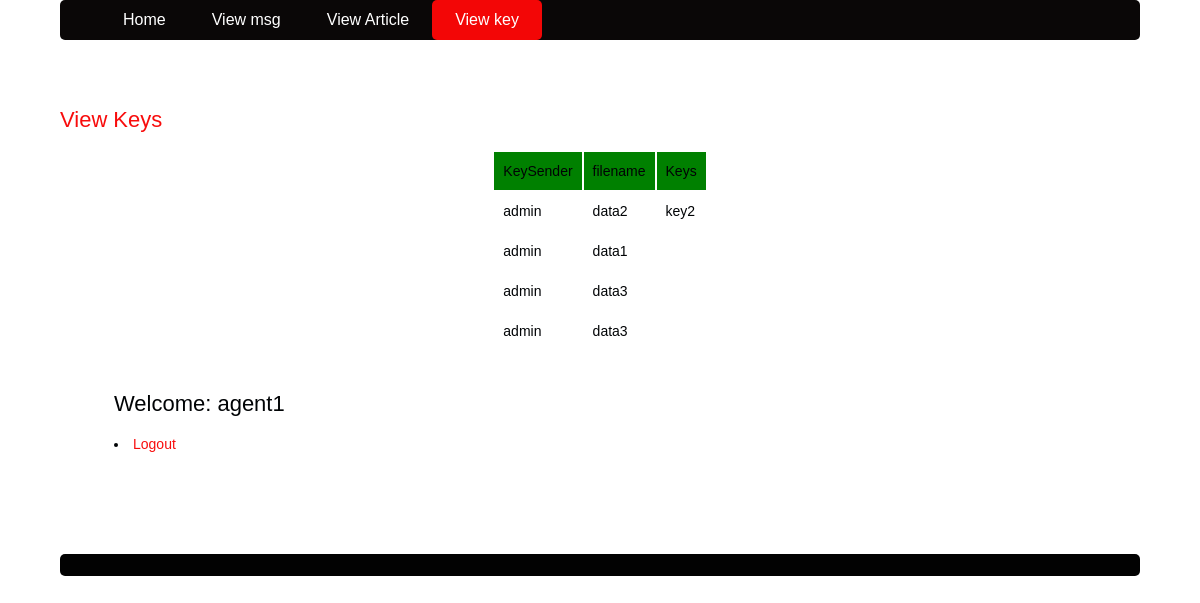
The page /user/viewkey.php (signed in) on the database its author committed.
### tables this page shows
CREATE TABLE `askkey` (
  `id` int(10) NOT NULL,
  `user` varchar(50) NOT NULL,
  `filename` varchar(50) NOT NULL,
  `status` varchar(50) NOT NULL,
  `reciver` varchar(50) NOT NULL,
  `k` varchar(50) NOT NULL
);

### user/viewkey.php (the view, shortened to what this page needs)
<!DOCTYPE html>
<html lang="en">
<head>
	<link rel="stylesheet" href="stylesheet.css" type="text/css" />
</head>
<body class="body">
	<header class="mainHeader">
		<nav>
			<ul>
				<li><a href="user.php">Home</a></li>
				<li><a href="viewmsg.php">View msg</a></li>
				<li><a href="view file.php">View Article</a></li>
				<li class="active"><a href="viewkey.php">View key</a></li>
			</ul>
		</nav>
	</header>
	<div class="mainContent1">
		<div class="content">
			<article class="topcontent1">
				<header>
					<h2><a href="#" rel="bookmark" title="Permalink to this POST TITLE"> View Keys</a></h2>
				</header>
				<table align="center" cellpadding="9" cellspacing="2" width="10">
					<tr bgcolor="green">
						<td>KeySender</td>
						<td>filename</td>
						<td>Keys</td>
					</tr>
					<?PHP
					$con = mysqli_connect("localhost", "root", "");
					if (!$con)
						echo ('Could not connect: ' . mysqli_error($con));
					else {
						mysqli_select_db($con, "dataleakage");
						$qry = "Select * FROM askkey where user='$_SESSION[name]'";
						$result = mysqli_query($con, $qry);
						while ($w1 = mysqli_fetch_array($result)) {
							echo '			<tr bgcolor="white">
	<td>' . $w1["reciver"] . '    </td><td>     ' . $w1["filename"] . '
					</td><td>' . $w1["k"] . '
	</td>
</tr>';
						}
					}
					?>
			</article>
		</div>
		<aside class="top-sidebar">
			<article>
				<h2>Welcome: <?php echo $_SESSION['name'] ?></h2>
				<li><a href="logout.php">Logout</a></li>
			</article>
		</aside>
	</div>
	<footer class="mainFooter">
	</footer>
</body>
</html>

### user/stylesheet.css (style rules this page uses)
body { color: #000305; font-size: 87.5%; font-family: 'Trebuchet MS', Trebuchet, 'Lucida Sans Unicode', 'Lucida Grande', 'Lucida Sans', Arial, sans-serif; line-height: 1.429; margin: 0; padding: 0; text-align: left; }
.body { clear: both; margin: 0 auto; width: 90%; }
h2 { font-size: 1.571em }
h2, h3, h4, h5, h6 { font-weight: 400; line-height: 1.1; margin-bottom: .8em; }
a { outline: 0; }
a:link, a:visited { color: #f80c0c; padding: 2 3px; text-decoration: none; }
.mainHeader nav { background: rgb(10, 7, 7); font-size: 1.143em; height: 40px; line-height: 30px; margin: 0 auto 50px auto; text-align: center; border-radius: 5px; -moz-border-radius: 5px; -webkit-border-radius: 5px; }
.mainHeader nav ul { list-style: none; margin: 0 auto; }
.mainHeader nav ul li { float: left; display: inline; }
.mainHeader nav a:link, .mainHeader nav a:visited { color: #fff; display: inline-block; height: 30px; padding: 5px 23px; text-decoration: none; }
.mainHeader nav a:hover, .mainHeader nav a:active, .mainHeader nav .active a:link, .mainHeader nav .active a:visited { background: #f30606; color: #fff; text-shadow: none !important; }
.mainHeader nav li a { border-radius: 5px; -moz-border-radius: 5px; -webkit-border-radius: 5px; }
.content { width: 100%; float: left; border-radius: 5px; -moz-border-radius: 5px; -webkit-border-radius: 5px; }
.top-sidebar { width: 24%; float: left; margin-left: 2%; border-radius: 5px; -moz-border-radius: 5px; -webkit-border-radius: 5px; background-color: #FFF; padding: 2% 3%; margin-bottom: 2%; }
.mainFooter { width: 100%; float: left; margin-top: 4%; margin-bottom: 4%; padding-left: 0; background-color: rgb(2, 2, 2); border-radius: 8px; -moz-border-radius: 5px; -webkit-border-radius: 5px; color: rgb(240, 15, 15); }

### rows shown on the page
askkey: reciver "admin", filename "data2", k "key2"
askkey: reciver "admin", filename "data1"
askkey: reciver "admin", filename "data3"
askkey: reciver "admin", filename "data3"

### other values the page prints
$_SESSION['name'] "agent1"
